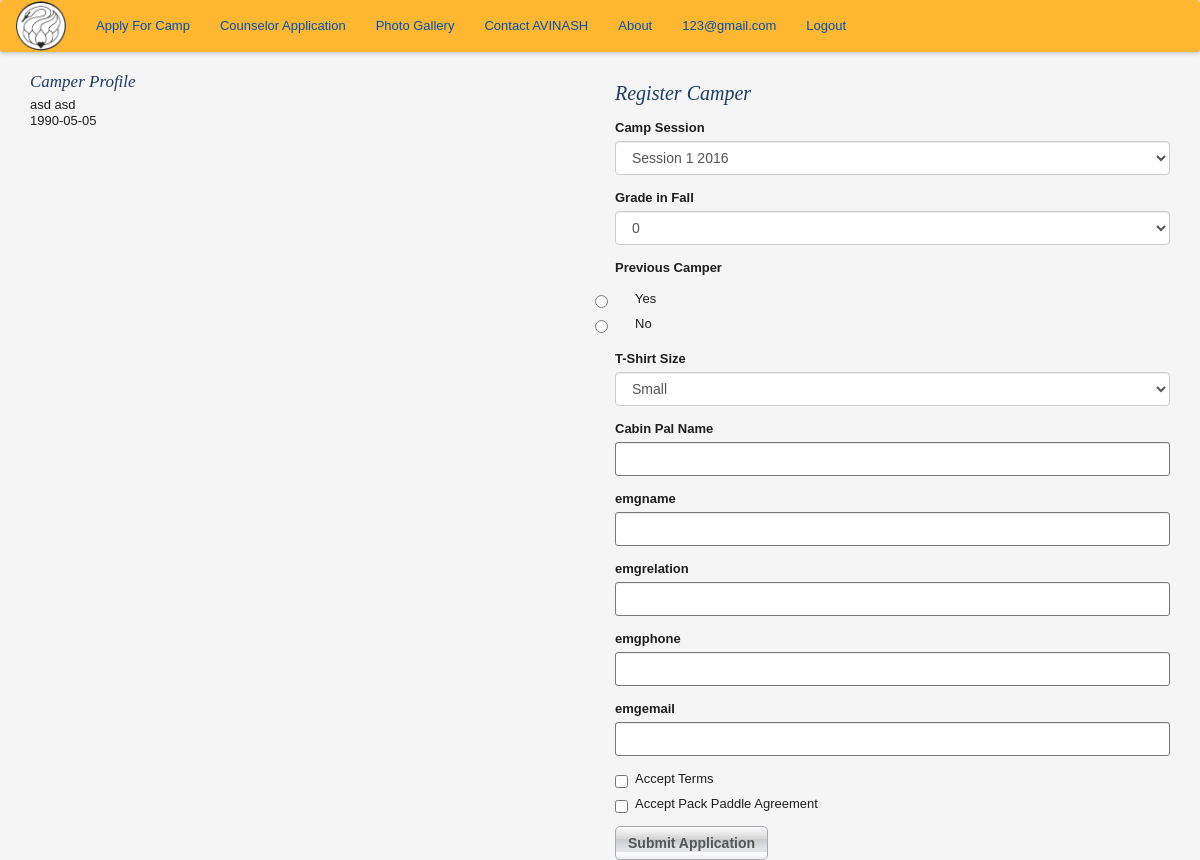
The app's page /register_camper/1 (signed in) with its own data.
### app/models.py (models this page shows, shortened)
class User(UserMixin, db.Model):
    __tablename__ = 'user'
    id = db.Column(db.Integer, primary_key=True)
    email = db.Column(db.String(64), unique=True, index=True)
    password_hash = db.Column(db.String(128))
    parents = db.relationship('Parents', backref='parents', uselist=False)
    @property
    def password(self):
        raise AttributeError('password is not a readable attribute')

class Camper(db.Model):
    __tablename__ = 'camper'
    id = db.Column(db.Integer, primary_key = True)
    fn = db.Column(db.String(64), index=True)
    ln = db.Column(db.String(64), index=True)
    dob = db.Column(db.Date, index = True)
    gender = db.Column(db.String(5))
    street = db.Column(db.String(200))
    state = db.Column(db.String(2))
    country = db.Column(db.String(64))
    zipcode = db.Column(db.String(8))
    campercell = db.Column(db.String(64))
    camperemail = db.Column(db.String(64))
    parents_id = db.Column(db.Integer, db.ForeignKey('parents.id'))

### app/controller.py (the view, shortened to what this page needs)
@app.route('/register_camper/<int:camper_id>', methods=['GET','POST'])
@login_required
def register_camper(camper_id):
    form = CamperRegistrationForm()
    errors = None
    camper = Camper.query.filter_by(id=camper_id).first()
    return render_template('register_camper.html', form=form, errors=errors, camper=camper)

### app/forms.py
class CamperRegistrationForm(FlaskForm):
    session = SelectField('Camp Session', choices=Camp_Session.active_sessions(), validators=[Required()])
    gradeinfall = SelectField('Grade in Fall', choices=GRADES, validators=[Required()])
    previouscamper = RadioField('Previous Camper', choices=[('Yes','Yes'), ('No','No')], validators=[Optional()])
    tshirtsize = SelectField('T-Shirt Size', choices=TSIZES, validators=[Required()])
    cabinpalname = StringField('Cabin Pal Name', validators=[Optional()])
    emgname = StringField('emgname', validators=[Required()])
    emgrelation = StringField('emgrelation', validators=[Required()])
    emgphone = StringField('emgphone', validators=[Required()])
    emgemail = StringField('emgemail', validators=[Required(), Email()])
    acceptterms = BooleanField('Accept Terms', validators=[Required()])
    ppsreleaseagreement = BooleanField('Accept Pack Paddle Agreement', validators=[Required()])
    submit = SubmitField('Submit Application')

### app/models.py (called while the page is built)
@login_manager.user_loader
def load_user(user_id):
    return User.query.get(int(user_id))

### app/templates/register_camper.html (shortened to what this page needs)
{% extends "base_templates/base.html" %}
{% import "bootstrap/wtf.html" as wtf %}
{% block content %}
    <div class= "container">
        <div class="row">
            <div class="col-md-3">
                <h2>Camper Profile</h2>
                <ul>
                    <li>{{camper.fn}} {{camper.ln}}</li>
                    <li>{{camper.dob}}</li>
                </ul>
            </div>
            <div class= "col-md-offset-3 col-md-6">
                <h1> Register Camper </h1>
                {{ wtf.quick_form(form) }}
            </div>
        </div>
    </div>
{% endblock %}

### app/templates/base_templates/nav.html
<nav class="navbar navbar-dark">
  <a class="navbar-brand" href="{{ url_for('home') }}"><img style="width: 50px;" src="static/images/hhsclogo.png"></a>
  <ul class="nav navbar-nav">
    <li class="nav-item">
      <a class="nav-link" href="{{ url_for('auth.create_account') }}">Apply For Camp</a>
    </li>
    <li class="nav-item">
      <a class="nav-link" href="#">Counselor Application</a>
    </li>
    <li>
      <a>Photo Gallery</a>
    </li>
    <li>
      <a>Contact AVINASH</a>
    </li>
    <li>
      <a>About</a>
    </li>
    {% if current_user.is_authenticated %}
    <li class="nav-item pull-right">
      <a href="{{url_for('auth.logout')}}">Logout</a>
    </li>
    <li class= "nav-item pull-right">
      <a href="{{url_for('dashboard')}}">{{ current_user.email }}</a>
    </li>
    {% endif %}
  </ul>
</nav>

### app/static/css/newstyles.css (style rules this page uses)
.navbar { background-color: #ffb631; box-shadow: 0px 0px 5px 1px #bbb; }
.navbar-brand { padding: 0px 15px; }

### app/static/css/style.css (style rules this page uses)
html { font-size: 100%; -webkit-text-size-adjust: 100%; -ms-text-size-adjust: 100%; }
html, body { border: 0; margin: 0; height: 100%; min-height: 100%; }
body { color: #1e1e1e; font: 13px/1.231 arial, helvetica, sans-serif; background: #f5f5f5; }
img { border: 0; vertical-align: middle; -ms-interpolation-mode: bicubic; }
form { margin: 0; padding: 0; border: 0; }
a, a:visited { color: #0050b4; }
h1, h2 { margin: 10px 0 15px; padding: 0; font: italic 20px georgia, serif; color: #1e3c64; }
h2 { margin: 0 0 5px; font-size: 17px; }
ul { margin: 0; padding: 0; list-style: none; }
button, input, select, textarea { margin: 0; vertical-align: middle; color: #1e1e1e; font: 13px arial, helvetica, sans-serif; }
button, input { line-height: normal; }
button, input[type="button"], input[type="reset"], input[type="submit"] { cursor: pointer; -webkit-appearance: button; }
input, textarea { padding: 2px; }
select { padding: 1px; }
input[type="text"], input[type="password"], select, textarea { border: 1px solid #787878; border-radius: 3px; }
input.input-text, select, textarea { border: 1px solid #787878; }
.btn { display: inline-block; border: 1px solid #a5a8ad; border-radius: 5px; margin: 0 10px 0 0; min-width: 100px; white-space: nowrap; text-align: center; font-weight: 700; color: #555; background: #e3e4e6 url(../img/btn.png) repeat-x; box-shadow: 0 1px 0 #fff; }

### records on screen
User: email "123@gmail.com"
Camper: fn "asd", ln "asd", dob "1990-05-05"
